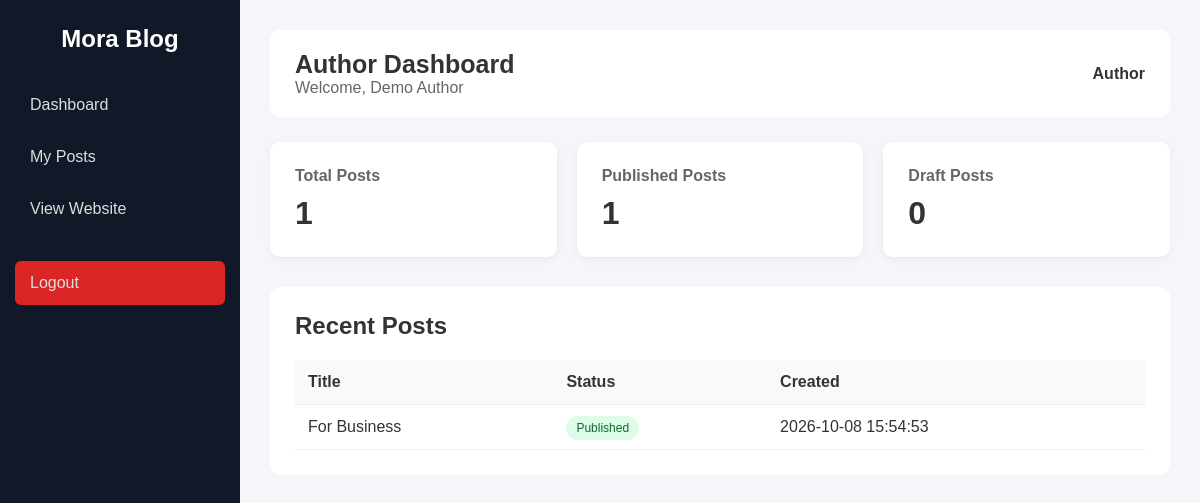
/author/dashboard.php (signed in), run on the app's committed database.
### tables this page shows
CREATE TABLE `posts` (
  `id` int(11) NOT NULL AUTO_INCREMENT,
  `title` varchar(255) NOT NULL,
  `slug` varchar(255) NOT NULL,
  `excerpt` text DEFAULT NULL,
  `content` text NOT NULL,
  `image` varchar(255) DEFAULT NULL,
  `category_id` int(11) NOT NULL,
  `author_id` int(11) DEFAULT NULL,
  `status` varchar(20) DEFAULT 'published',
  `created_at` timestamp NOT NULL DEFAULT current_timestamp(),
  `updated_at` timestamp NOT NULL DEFAULT current_timestamp() ON UPDATE current_timestamp(),
  PRIMARY KEY (`id`),
  UNIQUE KEY `slug` (`slug`)
);

### author/dashboard.php (the view, shortened to what this page needs)
<?php
require_once "../includes/db.php";
$authorId = (int) $_SESSION['user_id'];
$authorName = $_SESSION['user_name'] ?? 'Author';
$totalPosts = 0;
$publishedPosts = 0;
$draftPosts = 0;
$countQuery = "
    SELECT
        COUNT(*) AS total_posts,
        SUM(CASE WHEN status = 'published' THEN 1 ELSE 0 END) AS published_posts,
        SUM(CASE WHEN status != 'published' THEN 1 ELSE 0 END) AS draft_posts
    FROM posts
    WHERE author_id = $authorId
";
$countResult = mysqli_query($conn, $countQuery);
if ($countResult) {
    $countData = mysqli_fetch_assoc($countResult);
    $totalPosts = (int) ($countData['total_posts'] ?? 0);
    $publishedPosts = (int) ($countData['published_posts'] ?? 0);
    $draftPosts = (int) ($countData['draft_posts'] ?? 0);
}
$recentPosts = [];
$postsQuery = "
    SELECT id, title, status, created_at
    FROM posts
    WHERE author_id = $authorId
    ORDER BY created_at DESC
    LIMIT 5
";
$postsResult = mysqli_query($conn, $postsQuery);
if ($postsResult) {
    while ($row = mysqli_fetch_assoc($postsResult)) {
        $recentPosts[] = $row;
    }
}
?>
<!DOCTYPE html>
<html lang="en">
<head>
</head>
<body>
<div class="sidebar">
    <h2>Mora Blog</h2>
    <a href="dashboard.php">Dashboard</a>
    <a href="posts/">My Posts</a>
    <a href="../">View Website</a>
    <a href="logout.php" class="logout">Logout</a>
</div>
<div class="main">
    <div class="topbar">
        <div>
            <h1>Author Dashboard</h1>
            <p class="welcome">
                Welcome, <?php echo htmlspecialchars($authorName); ?>
            </p>
        </div>
        <div>
            <strong>Author</strong>
        </div>
    </div>
    <div class="cards">
        <div class="card">
            <h3>Total Posts</h3>
            <div class="number">
                <?php echo $totalPosts; ?>
            </div>
        </div>
        <div class="card">
            <h3>Published Posts</h3>
            <div class="number">
                <?php echo $publishedPosts; ?>
            </div>
        </div>
        <div class="card">
            <h3>Draft Posts</h3>
            <div class="number">
                <?php echo $draftPosts; ?>
            </div>
        </div>
    </div>
    <div class="content-box">
        <h2>Recent Posts</h2>
        <?php if (count($recentPosts) > 0): ?>
            <table>
                <thead>
                    <tr>
                        <th>Title</th>
                        <th>Status</th>
                        <th>Created</th>
                    </tr>
                </thead>
                <tbody>
                    <?php foreach ($recentPosts as $post): ?>
                        <tr>
                            <td>
                                <?php echo htmlspecialchars($post['title']); ?>
                            </td>
                            <td>
                                <?php if ($post['status'] === 'published'): ?>
                                    <span class="status published">
                                        Published
                                    </span>
                                <?php else: ?>
                                    <span class="status draft">
                                        <?php echo htmlspecialchars($post['status']); ?>
                                    </span>
                                <?php endif; ?>
                            </td>
                            <td>
                                <?php echo htmlspecialchars($post['created_at']); ?>
                            </td>
                        </tr>
                    <?php endforeach; ?>
                </tbody>
            </table>
        <?php else: ?>
            <p>No posts found for this author.</p>
        <?php endif; ?>
    </div>
</div>
</body>
</html>

### author/dashboard.php (style rules this page uses)
* { box-sizing: border-box; margin: 0; padding: 0; }
body { font-family: Arial, sans-serif; background: #f5f6fa; color: #333; }
.sidebar { position: fixed; left: 0; top: 0; width: 240px; height: 100vh; background: #111827; color: white; padding: 25px 15px; }
.sidebar h2 { text-align: center; margin-bottom: 30px; }
.sidebar a { display: block; color: #ddd; text-decoration: none; padding: 13px 15px; margin-bottom: 8px; border-radius: 6px; }
.logout { margin-top: 30px; background: #dc2626; }
.main { margin-left: 240px; padding: 30px; }
.topbar { background: white; padding: 20px 25px; border-radius: 10px; margin-bottom: 25px; display: flex; justify-content: space-between; align-items: center; }
.topbar h1 { font-size: 25px; }
.welcome { color: #666; }
.cards { display: grid; grid-template-columns: repeat(3, 1fr); gap: 20px; margin-bottom: 30px; }
.card { background: white; padding: 25px; border-radius: 10px; box-shadow: 0 2px 10px rgba(0,0,0,0.05); }
.card h3 { color: #666; font-size: 16px; margin-bottom: 10px; }
.card .number { font-size: 32px; font-weight: bold; }
.content-box { background: white; padding: 25px; border-radius: 10px; }
.content-box h2 { margin-bottom: 20px; }
table { width: 100%; border-collapse: collapse; }
th, td { padding: 13px; border-bottom: 1px solid #eee; text-align: left; }
th { background: #f8f9fa; }
.status { padding: 5px 10px; border-radius: 15px; font-size: 12px; }
.published { background: #dcfce7; color: #166534; }

### data on the page
posts: title "For Business", status "Published", created_at "2026-10-08 15:54:53"

### other printed values
$authorName "Demo Author"
$totalPosts "1"
$publishedPosts "1"
$draftPosts "0"
